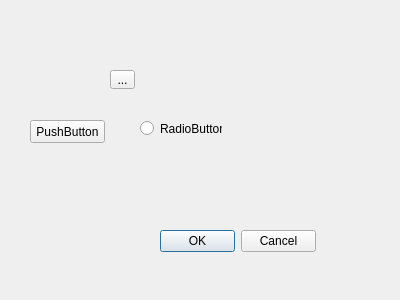
<?xml version="1.0" encoding="UTF-8"?>
<ui version="4.0">
 <class>Form</class>
 <widget class="QWidget" name="Form">
  <property name="geometry">
   <rect>
    <x>0</x>
    <y>0</y>
    <width>400</width>
    <height>300</height>
   </rect>
  </property>
  <property name="windowTitle">
   <string>Form</string>
  </property>
  <widget class="QRadioButton" name="radioButton">
   <property name="geometry">
    <rect>
     <x>140</x>
     <y>120</y>
     <width>82</width>
     <height>17</height>
    </rect>
   </property>
   <property name="text">
    <string>RadioButton</string>
   </property>
  </widget>
  <widget class="QToolButton" name="toolButton">
   <property name="geometry">
    <rect>
     <x>110</x>
     <y>70</y>
     <width>25</width>
     <height>19</height>
    </rect>
   </property>
   <property name="text">
    <string>...</string>
   </property>
  </widget>
  <widget class="QDialogButtonBox" name="buttonBox">
   <property name="geometry">
    <rect>
     <x>160</x>
     <y>230</y>
     <width>156</width>
     <height>23</height>
    </rect>
   </property>
   <property name="standardButtons">
    <set>QDialogButtonBox::Cancel|QDialogButtonBox::Ok</set>
   </property>
  </widget>
  <widget class="QPushButton" name="pushButton">
   <property name="geometry">
    <rect>
     <x>30</x>
     <y>120</y>
     <width>75</width>
     <height>23</height>
    </rect>
   </property>
   <property name="text">
    <string>PushButton</string>
   </property>
  </widget>
 </widget>
 <resources/>
 <connections/>
</ui>
